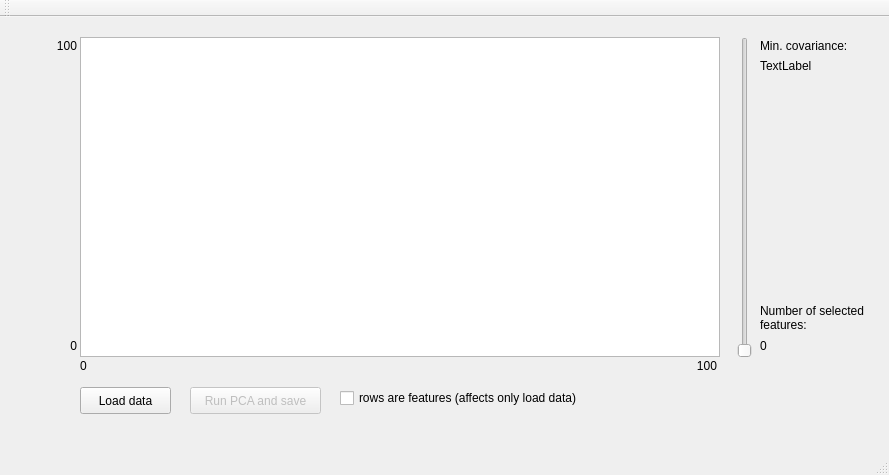
<?xml version="1.0" encoding="UTF-8"?>
<ui version="4.0">
 <class>MainWindow</class>
 <widget class="QMainWindow" name="MainWindow">
  <property name="geometry">
   <rect>
    <x>0</x>
    <y>0</y>
    <width>889</width>
    <height>475</height>
   </rect>
  </property>
  <property name="windowTitle">
   <string>MainWindow</string>
  </property>
  <widget class="QWidget" name="centralWidget">
   <widget class="QGraphicsView" name="graphicsView">
    <property name="geometry">
     <rect>
      <x>80</x>
      <y>20</y>
      <width>640</width>
      <height>320</height>
     </rect>
    </property>
    <property name="sizePolicy">
     <sizepolicy hsizetype="Maximum" vsizetype="Maximum">
      <horstretch>0</horstretch>
      <verstretch>0</verstretch>
     </sizepolicy>
    </property>
    <property name="verticalScrollBarPolicy">
     <enum>Qt::ScrollBarAsNeeded</enum>
    </property>
   </widget>
   <widget class="QSlider" name="minValueSlider">
    <property name="enabled">
     <bool>false</bool>
    </property>
    <property name="geometry">
     <rect>
      <x>730</x>
      <y>20</y>
      <width>29</width>
      <height>321</height>
     </rect>
    </property>
    <property name="orientation">
     <enum>Qt::Vertical</enum>
    </property>
   </widget>
   <widget class="QLabel" name="minValueLabel">
    <property name="geometry">
     <rect>
      <x>760</x>
      <y>40</y>
      <width>121</width>
      <height>17</height>
     </rect>
    </property>
    <property name="text">
     <string>TextLabel</string>
    </property>
   </widget>
   <widget class="QLabel" name="relevantFeaturesLabel">
    <property name="geometry">
     <rect>
      <x>760</x>
      <y>320</y>
      <width>121</width>
      <height>17</height>
     </rect>
    </property>
    <property name="text">
     <string>0</string>
    </property>
   </widget>
   <widget class="QPushButton" name="loadDataButton">
    <property name="geometry">
     <rect>
      <x>80</x>
      <y>370</y>
      <width>91</width>
      <height>27</height>
     </rect>
    </property>
    <property name="text">
     <string>Load data</string>
    </property>
   </widget>
   <widget class="QLabel" name="maxYLabel">
    <property name="geometry">
     <rect>
      <x>10</x>
      <y>20</y>
      <width>67</width>
      <height>17</height>
     </rect>
    </property>
    <property name="layoutDirection">
     <enum>Qt::LeftToRight</enum>
    </property>
    <property name="text">
     <string>100</string>
    </property>
    <property name="alignment">
     <set>Qt::AlignRight|Qt::AlignTrailing|Qt::AlignVCenter</set>
    </property>
   </widget>
   <widget class="QLabel" name="minYLabel">
    <property name="geometry">
     <rect>
      <x>10</x>
      <y>320</y>
      <width>67</width>
      <height>17</height>
     </rect>
    </property>
    <property name="text">
     <string>0</string>
    </property>
    <property name="alignment">
     <set>Qt::AlignRight|Qt::AlignTrailing|Qt::AlignVCenter</set>
    </property>
   </widget>
   <widget class="QLabel" name="minXLabel">
    <property name="geometry">
     <rect>
      <x>80</x>
      <y>340</y>
      <width>67</width>
      <height>17</height>
     </rect>
    </property>
    <property name="text">
     <string>0</string>
    </property>
   </widget>
   <widget class="QLabel" name="maxXLabel">
    <property name="geometry">
     <rect>
      <x>650</x>
      <y>340</y>
      <width>67</width>
      <height>17</height>
     </rect>
    </property>
    <property name="text">
     <string>100</string>
    </property>
    <property name="alignment">
     <set>Qt::AlignRight|Qt::AlignTrailing|Qt::AlignVCenter</set>
    </property>
   </widget>
   <widget class="QLabel" name="covarianceLabel">
    <property name="geometry">
     <rect>
      <x>760</x>
      <y>20</y>
      <width>111</width>
      <height>17</height>
     </rect>
    </property>
    <property name="text">
     <string>Min. covariance:</string>
    </property>
   </widget>
   <widget class="QLabel" name="selectedFeaturesNumLabel">
    <property name="geometry">
     <rect>
      <x>760</x>
      <y>280</y>
      <width>121</width>
      <height>41</height>
     </rect>
    </property>
    <property name="text">
     <string>Number of selected features:</string>
    </property>
    <property name="wordWrap">
     <bool>true</bool>
    </property>
   </widget>
   <widget class="QPushButton" name="saveDataButton">
    <property name="enabled">
     <bool>false</bool>
    </property>
    <property name="geometry">
     <rect>
      <x>190</x>
      <y>370</y>
      <width>131</width>
      <height>27</height>
     </rect>
    </property>
    <property name="text">
     <string>Run PCA and save</string>
    </property>
   </widget>
   <widget class="QCheckBox" name="rowsCheckBox">
    <property name="geometry">
     <rect>
      <x>340</x>
      <y>370</y>
      <width>311</width>
      <height>22</height>
     </rect>
    </property>
    <property name="text">
     <string>rows are features (affects only load data)</string>
    </property>
   </widget>
  </widget>
  <widget class="QMenuBar" name="menuBar">
   <property name="geometry">
    <rect>
     <x>0</x>
     <y>0</y>
     <width>889</width>
     <height>25</height>
    </rect>
   </property>
  </widget>
  <widget class="QToolBar" name="mainToolBar">
   <attribute name="toolBarArea">
    <enum>TopToolBarArea</enum>
   </attribute>
   <attribute name="toolBarBreak">
    <bool>false</bool>
   </attribute>
  </widget>
  <widget class="QStatusBar" name="statusBar"/>
 </widget>
 <layoutdefault spacing="6" margin="11"/>
 <resources/>
 <connections/>
</ui>
